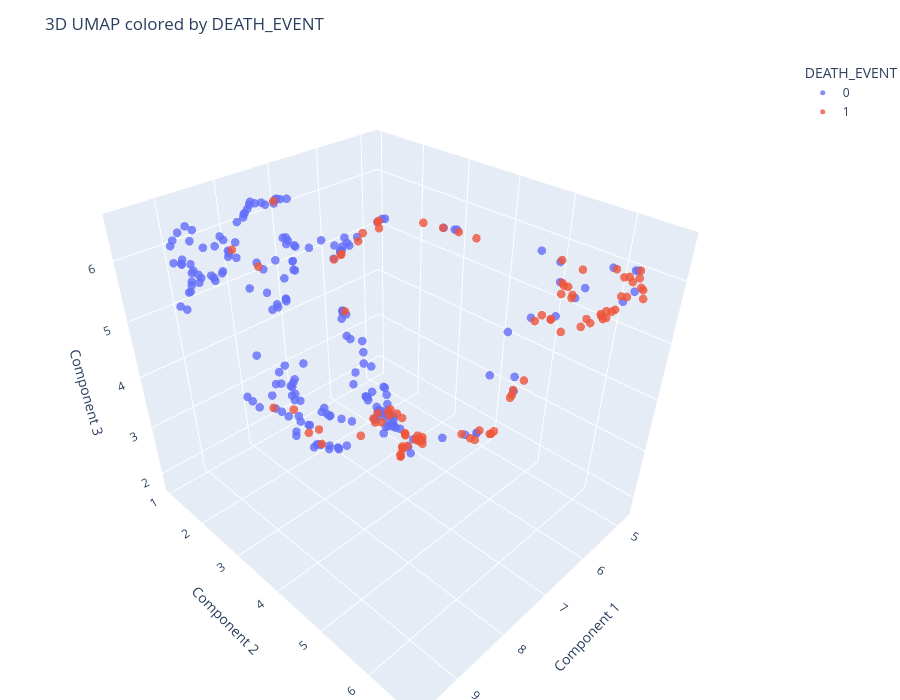

The notebook cell saved with this chart:
### Markdown cell above
<a id="umap-unsupervised"></a>
### UMAP (Unsupervised)

### Code cell
umap_unsup = u.UMAP(n_components=3, n_neighbors=10, min_dist=0.0, metric="manhattan", random_state=SEED)
X_umap_unsup = umap_unsup.fit_transform(X_p_reduced)

df_umap_unsup = pd.DataFrame(X_umap_unsup, columns=["UMAP_1", "UMAP_2", "UMAP_3"])
joblib.dump(df_umap_unsup, "../outputs/dim_red/embeddings/X_umap_unsupervised.pkl")

df_umap_unsup[TARGET_COL] = y.values

joblib.dump(df_umap_unsup, os.path.join(OUTPUT_DIR, 'df_umap_unsupervised.pkl'))
plot_3d(X_umap_unsup, y, algorithm="UMAP")

### Figure 1 — Plotly figure (JSON) as saved in the notebook; plotly's stock layout.template omitted (floating-point values rounded to 4 significant figures; data arrays with more than 128 entries replaced by an {"elided": "..."} marker saying what was removed)
{"data": [{"hovertemplate": "<b>DEATH_EVENT</b>: 0<br>Component 1: %{x:.3f}<br>Component 2: %{y:.3f}<br>Component 3: %{z:.3f}<extra></extra>", "marker": {"line": {"width": 0}, "opacity": 0.8, "size": 5}, "mode": "markers", "name": "0", "type": "scatter3d", "x": {"elided": "203 float values"}, "y": {"elided": "203 float values"}, "z": {"elided": "203 float values"}}, {"hovertemplate": "<b>DEATH_EVENT</b>: 1<br>Component 1: %{x:.3f}<br>Component 2: %{y:.3f}<br>Component 3: %{z:.3f}<extra></extra>", "marker": {"line": {"width": 0}, "opacity": 0.8, "size": 5}, "mode": "markers", "name": "1", "type": "scatter3d", "x": [5.731, 8.72, 6.831, 5.446, 6.005, 5.208, 7.037, 6.069, 6.327, 5.239, 5.309, 7.495, 8.804, 8.774, 6.661, 6.683, 8.962, 7.276, 5.367, 6.105, 7.345, 5.656, 5.122, 6.674, 6.685, 5.317, 7.188, 5.235, 5.182, 8.939, 6.505, 5.267, 6.568, 6.496, 4.976, 5.857, 8.778, 6.657, 6.021, 5.365, 8.972, 9.018, 5.496, 8.249, 7.241, 8.737, 4.834, 6.455, 5.35, 5.244, 8.748, 7.028, 9.151, 5.377, 9.519, 6.047, 8.709, 7.324, 7.496, 6.205, 7.242, 6.971, 8.971, 6.0, 7.706, 6.355, 6.079, 6.732, 6.368, 5.346, 5.315, 6.087, 7.158, 6.162, 5.662, 5.335, 9.642, 9.533, 7.03, 6.187, 7.294, 7.189, 5.358, 7.178, 6.999, 8.469, 6.221, 6.872, 6.392, 6.814, 7.659, 6.291, 6.729, 7.913, 6.663, 6.441], "y": [6.17, 5.544, 5.95, 6.707, 5.997, 6.117, 5.901, 2.961, 2.918, 6.199, 6.28, 5.641, 5.634, 5.6, 3.605, 4.02, 5.752, 5.798, 6.614, 5.962, 5.606, 6.063, 6.237, 3.972, 3.638, 6.456, 3.585, 6.041, 6.089, 5.736, 3.711, 6.393, 3.814, 3.796, 6.381, 6.108, 5.691, 3.614, 2.778, 6.645, 5.76, 4.33, 6.219, 5.416, 5.838, 5.82, 6.31, 3.826, 6.344, 6.054, 5.823, 5.917, 5.266, 6.431, 4.729, 5.875, 5.865, 5.856, 5.785, 5.843, 3.492, 5.89, 4.231, 5.912, 5.653, 5.695, 5.766, 3.303, 2.908, 5.603, 6.2, 5.87, 3.364, 5.67, 5.618, 5.708, 4.214, 4.482, 3.335, 4.482, 2.728, 2.764, 5.374, 2.761, 2.942, 1.871, 4.186, 3.251, 1.881, 3.165, 1.858, 3.954, 3.095, 1.664, 2.676, 3.709], "z": [5.511, 4.743, 4.999, 5.984, 5.983, 5.351, 4.796, 2.29, 2.604, 5.499, 5.59, 4.215, 4.809, 4.782, 2.647, 2.749, 4.854, 4.255, 6.081, 5.443, 4.077, 5.498, 5.708, 2.725, 2.637, 6.088, 3.17, 5.393, 5.438, 4.838, 2.485, 5.818, 2.559, 2.484, 5.989, 5.48, 4.876, 2.628, 2.263, 6.057, 4.896, 4.24, 5.496, 4.494, 4.304, 5.04, 6.022, 2.425, 6.127, 5.374, 5.095, 4.844, 5.002, 6.175, 4.95, 6.089, 5.072, 4.318, 4.434, 5.627, 3.141, 4.883, 4.405, 6.07, 4.417, 5.606, 5.55, 2.899, 2.567, 5.521, 6.182, 6.143, 3.106, 5.606, 5.715, 6.005, 5.122, 5.18, 3.129, 6.352, 5.803, 5.853, 6.042, 5.86, 6.068, 6.067, 6.361, 6.329, 4.201, 6.378, 6.56, 6.373, 6.348, 5.525, 6.002, 6.421]}], "layout": {"height": 700, "legend": {"itemsizing": "trace", "title": {"text": "DEATH_EVENT"}}, "margin": {"b": 0, "l": 0, "r": 0, "t": 60}, "scene": {"xaxis": {"title": {"text": "Component 1"}}, "yaxis": {"title": {"text": "Component 2"}}, "zaxis": {"title": {"text": "Component 3"}}}, "title": {"text": "3D UMAP colored by DEATH_EVENT"}, "width": 900}}
